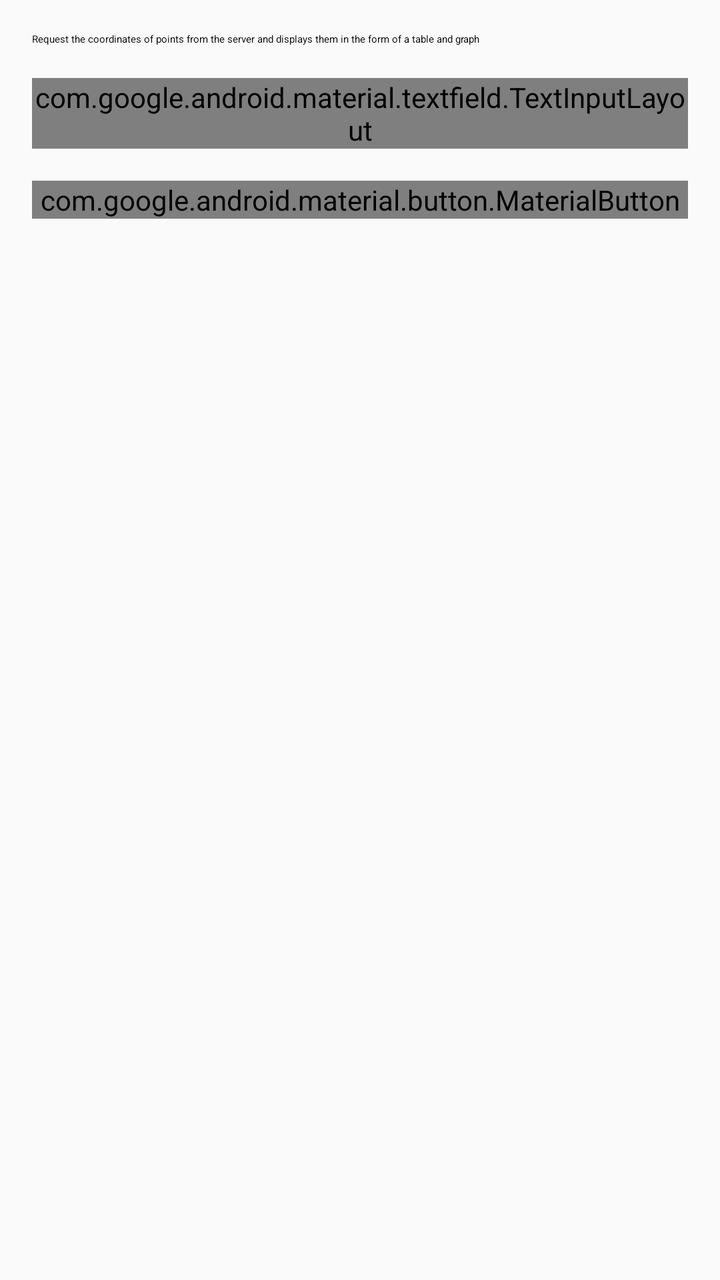
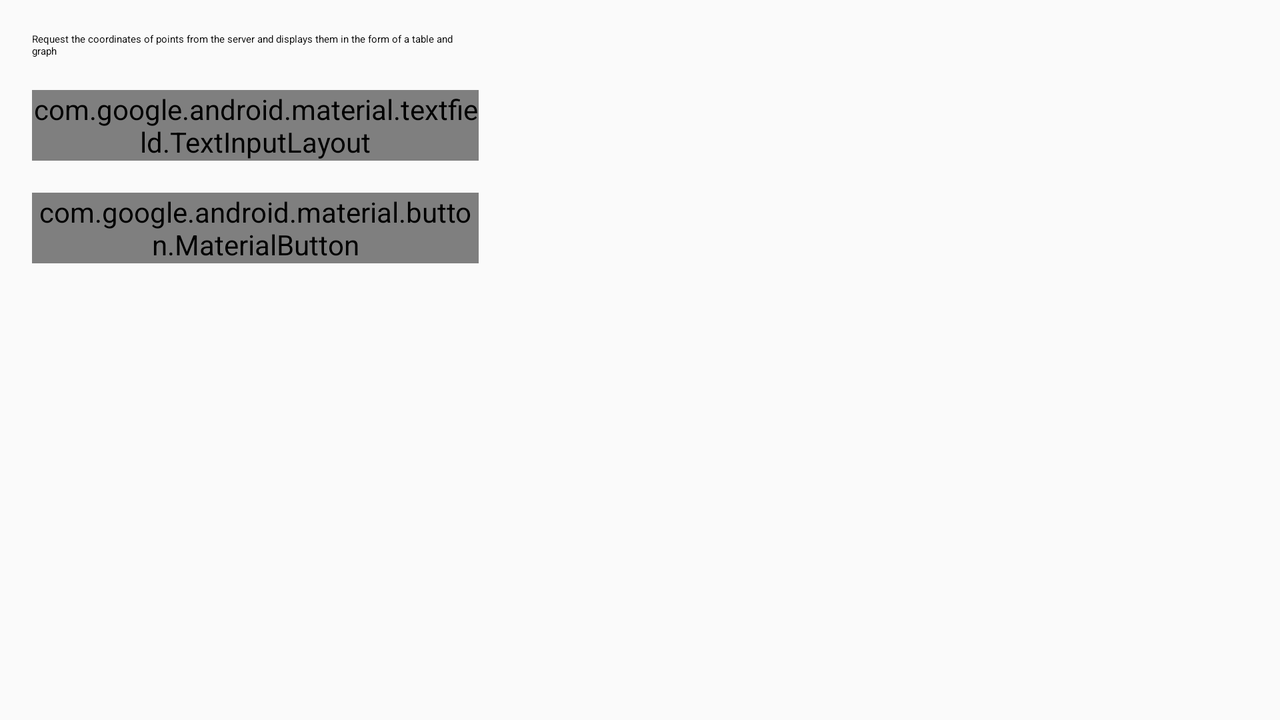

Two renders of one Android screen. The first uses the default layout on a phone; the second uses the alternative layout the repository ships for a different screen configuration, on a matching device. The two XML files are below.
<!-- AndroidManifest.xml: application theme Theme.PointGrapher -->
<!-- res/layout/activity_main_xml.xml -->
<?xml version="1.0" encoding="utf-8"?>
<LinearLayout xmlns:android="http://schemas.android.com/apk/res/android"
    xmlns:app="http://schemas.android.com/apk/res-auto"
    android:id="@+id/main"
    android:layout_width="match_parent"
    android:layout_height="match_parent"
    android:fillViewport="true"
    android:orientation="vertical">

    <com.google.android.material.appbar.MaterialToolbar
        android:id="@+id/toolbar"
        android:layout_width="match_parent"
        android:layout_height="?attr/actionBarSize"
        android:background="?attr/colorPrimary"
        app:navigationIconTint="?attr/colorOnPrimary"
        app:title="@string/app_name"
        app:titleTextColor="?attr/colorOnPrimary" />

    <LinearLayout
        android:layout_width="match_parent"
        android:layout_height="match_parent"
        android:orientation="vertical"
        android:padding="16dp">

        <TextView
            android:layout_width="match_parent"
            android:layout_height="wrap_content"
            android:layout_marginBottom="16dp"
            android:text="@string/main_screen_explanation"
            android:textAppearance="?attr/textAppearanceTitleMedium" />

        <com.google.android.material.textfield.TextInputLayout
            android:id="@+id/pointCountTextLayout"
            android:layout_width="match_parent"
            android:layout_height="wrap_content"
            android:layout_marginBottom="16dp"
            android:hint="Enter number of points"
            app:errorEnabled="true"
            app:helperText="@string/main_screen_text_field_prefix"
            app:suffixText="@string/main_screen_text_field_suffix">

            <com.google.android.material.textfield.TextInputEditText
                android:id="@+id/pointCountTextField"
                android:layout_width="match_parent"
                android:layout_height="wrap_content"
                android:inputType="number"
                android:text="10" />

        </com.google.android.material.textfield.TextInputLayout>

        <com.google.android.material.button.MaterialButton
            android:id="@+id/requestButton"
            android:layout_width="match_parent"
            android:layout_height="wrap_content"
            android:layout_marginBottom="24dp"
            android:text="@string/main_screen_button_go"
            android:textSize="16sp" />

        <TextView
            android:id="@+id/batchesTitleText"
            android:layout_width="match_parent"
            android:layout_height="wrap_content"
            android:layout_marginBottom="8dp"
            android:text="@string/main_screen_batch_list_title"
            android:textAppearance="?attr/textAppearanceTitleMedium"
            android:visibility="gone" />

        <androidx.recyclerview.widget.RecyclerView
            android:id="@+id/rvBatches"
            android:layout_width="match_parent"
            android:layout_height="0dp"
            android:layout_weight="1"
            android:nestedScrollingEnabled="false" />

    </LinearLayout>
</LinearLayout>
<!-- resources referenced by this layout -->
<resources>
  <string name="app_name">PointGrapher</string>
  <string name="main_screen_batch_list_title">List of previous batches</string>
  <string name="main_screen_button_go">GO!</string>
  <string name="main_screen_explanation">Request the coordinates of points from the server and displays them in the form of a table and graph</string>
  <string name="main_screen_text_field_prefix">"Request: "</string>
  <string name="main_screen_text_field_suffix">points</string>
  <style name="Theme.PointGrapher" parent="android:Theme.Material.Light.NoActionBar" />
</resources>
<!-- res/layout-land/activity_main_xml.xml (the repository's variant of the layout above) -->
<!-- drawn on the phone turned sideways -->
<?xml version="1.0" encoding="utf-8"?>
<LinearLayout xmlns:android="http://schemas.android.com/apk/res/android"
    xmlns:app="http://schemas.android.com/compat"
    android:id="@+id/main"
    android:layout_width="match_parent"
    android:layout_height="match_parent"
    android:orientation="vertical">

    <com.google.android.material.appbar.MaterialToolbar
        android:id="@+id/toolbar"
        android:layout_width="match_parent"
        android:layout_height="?attr/actionBarSize"
        android:background="?attr/colorPrimary"
        app:navigationIconTint="?attr/colorOnPrimary"
        app:title="@string/app_name"
        app:titleTextColor="?attr/colorOnPrimary" />

    <LinearLayout
        android:layout_width="match_parent"
        android:layout_height="0dp"
        android:layout_weight="1"
        android:baselineAligned="false"
        android:orientation="horizontal">

        <LinearLayout
            android:layout_width="0dp"
            android:layout_height="match_parent"
            android:layout_weight="0.4"
            android:orientation="vertical"
            android:padding="16dp">

            <TextView
                android:layout_width="match_parent"
                android:layout_height="wrap_content"
                android:layout_marginBottom="16dp"
                android:text="@string/main_screen_explanation"
                android:textAppearance="?attr/textAppearanceTitleMedium" />

            <com.google.android.material.textfield.TextInputLayout
                android:id="@+id/pointCountTextLayout"
                android:layout_width="match_parent"
                android:layout_height="wrap_content"
                android:layout_marginBottom="16dp"
                android:hint="Enter number of points"
                app:errorEnabled="true"
                app:helperText="@string/main_screen_text_field_prefix"
                app:suffixText="@string/main_screen_text_field_suffix">

                <com.google.android.material.textfield.TextInputEditText
                    android:id="@+id/pointCountTextField"
                    android:layout_width="match_parent"
                    android:layout_height="wrap_content"
                    android:inputType="number"
                    android:text="10" />

            </com.google.android.material.textfield.TextInputLayout>

            <com.google.android.material.button.MaterialButton
                android:id="@+id/requestButton"
                android:layout_width="match_parent"
                android:layout_height="wrap_content"
                android:text="@string/main_screen_button_go"
                android:textSize="16sp" />

            <View
                android:layout_width="match_parent"
                android:layout_height="0dp"
                android:layout_weight="1" />

        </LinearLayout>

        <View
            android:layout_width="1dp"
            android:layout_height="match_parent"
            android:layout_marginVertical="8dp"
            android:background="?attr/colorOutline" />

        <LinearLayout
            android:layout_width="0dp"
            android:layout_height="match_parent"
            android:layout_weight="0.6"
            android:orientation="vertical"
            android:padding="16dp">

            <TextView
                android:id="@+id/batchesTitleText"
                android:layout_width="match_parent"
                android:layout_height="wrap_content"
                android:layout_marginBottom="8dp"
                android:text="@string/main_screen_batch_list_title"
                android:textAppearance="?attr/textAppearanceTitleMedium"
                android:visibility="gone" />

            <androidx.recyclerview.widget.RecyclerView
                android:id="@+id/rvBatches"
                android:layout_width="match_parent"
                android:layout_height="0dp"
                android:layout_weight="1" />

        </LinearLayout>
    </LinearLayout>
</LinearLayout>
